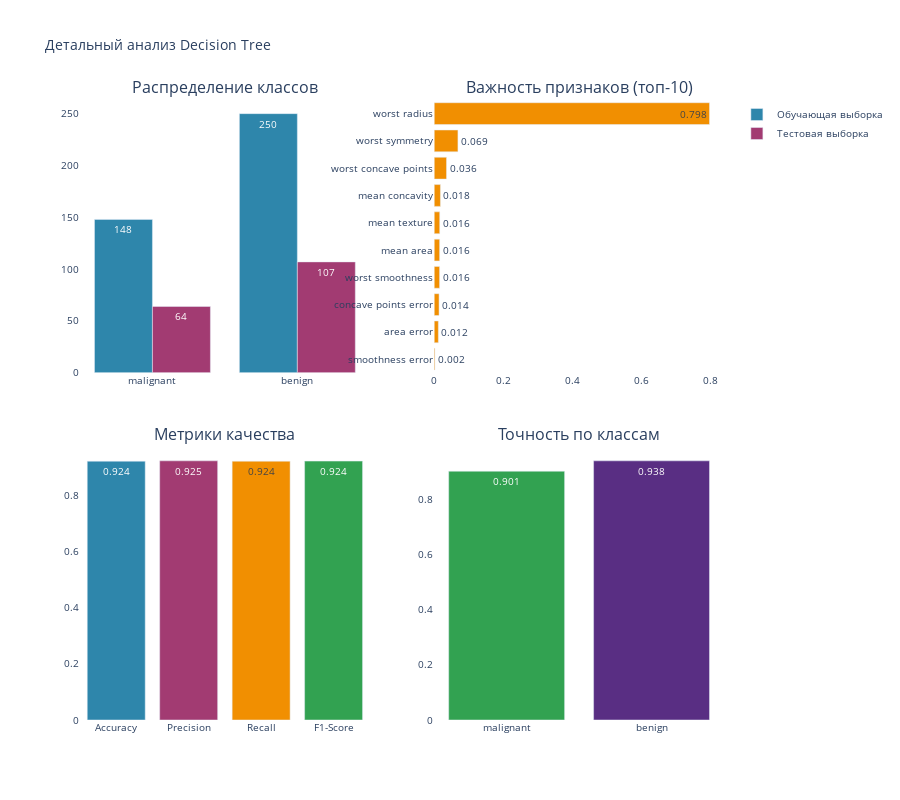

This figure's notebook cell:
### Code cell
# Предсказания и оценка качества
y_pred_dt = dt_classifier.predict(X_test)

accuracy_dt = accuracy_score(y_test, y_pred_dt)
precision_dt = precision_score(y_test, y_pred_dt, average='weighted')
recall_dt = recall_score(y_test, y_pred_dt, average='weighted')
f1_dt = f1_score(y_test, y_pred_dt, average='weighted')

print("=== РЕЗУЛЬТАТЫ DECISION TREE ===")
print(f"Accuracy:  {accuracy_dt:.4f}")
print(f"Precision: {precision_dt:.4f}")
print(f"Recall:    {recall_dt:.4f}")
print(f"F1-Score:  {f1_dt:.4f}")

# Анализ модели
print(f"\n=== АНАЛИЗ МОДЕЛИ ===")
print(f"Количество классов: {len(target_names)}")
print(f"Глубина обученного дерева: {dt_classifier.get_depth()}")
print(f"Количество листьев: {dt_classifier.get_n_leaves()}")

# Важность признаков
feature_importance = dt_classifier.feature_importances_
top_features = np.argsort(feature_importance)[-5:][::-1]
print(f"\nТоп-5 важных признаков:")
for i, feat_idx in enumerate(top_features):
    print(f"{i+1}. {feature_names[feat_idx]}: {feature_importance[feat_idx]:.4f}")

# Детальный отчет по классификации
print(f"\n=== ДЕТАЛЬНЫЙ ОТЧЕТ ===")
print(classification_report(y_test, y_pred_dt, target_names=target_names))

# Визуализация результатов с единой цветовой палитрой
fig_dt_results = make_subplots(
    rows=2, cols=2,
    subplot_titles=['Распределение классов', 'Важность признаков (топ-10)', 
                   'Метрики качества', 'Точность по классам'],
    specs=[[{'type': 'bar'}, {'type': 'bar'}],
           [{'type': 'bar'}, {'type': 'bar'}]],
    vertical_spacing=0.12,
    horizontal_spacing=0.1
)

# График 1: Распределение классов
train_counts = np.bincount(y_train)
test_counts = np.bincount(y_test)

fig_dt_results.add_trace(
    go.Bar(x=target_names, 
           y=train_counts,
           name='Обучающая выборка',
           marker_color=COLOR_PALETTE['primary'],
           text=train_counts,
           textposition='auto'),
    row=1, col=1
)

fig_dt_results.add_trace(
    go.Bar(x=target_names, 
           y=test_counts,
           name='Тестовая выборка',
           marker_color=COLOR_PALETTE['secondary'],
           text=test_counts,
           textposition='auto'),
    row=1, col=1
)

# График 2: Важность признаков (топ-10)
top_10_indices = np.argsort(feature_importance)[-10:]
top_10_names = [feature_names[i][:20] + '...' if len(feature_names[i]) > 20 else feature_names[i] 
                for i in top_10_indices]
top_10_importance = feature_importance[top_10_indices]

fig_dt_results.add_trace(
    go.Bar(y=top_10_names, 
           x=top_10_importance,
           orientation='h',
           marker_color=COLOR_PALETTE['accent'],
           text=[f'{val:.3f}' for val in top_10_importance],
           textposition='auto',
           showlegend=False),
    row=1, col=2
)

# График 3: Основные метрики
metrics = ['Accuracy', 'Precision', 'Recall', 'F1-Score']
values = [accuracy_dt, precision_dt, recall_dt, f1_dt]
colors = [COLOR_PALETTE['primary'], COLOR_PALETTE['secondary'], 
          COLOR_PALETTE['accent'], COLOR_PALETTE['success']]

fig_dt_results.add_trace(
    go.Bar(x=metrics, y=values,
           text=[f'{v:.3f}' for v in values],
           textposition='auto',
           marker_color=colors,
           showlegend=False),
    row=2, col=1
)

# График 4: Точность по классам
report = classification_report(y_test, y_pred_dt, target_names=target_names, output_dict=True)
class_f1_scores = [report[target_names[0]]['f1-score'], report[target_names[1]]['f1-score']]

fig_dt_results.add_trace(
    go.Bar(x=target_names, 
           y=class_f1_scores,
           marker_color=[COLOR_PALETTE['success'], COLOR_PALETTE['info']],
           text=[f'{val:.3f}' for val in class_f1_scores],
           textposition='auto',
           showlegend=False),
    row=2, col=2
)

fig_dt_results.update_layout(
    title='Детальный анализ Decision Tree',
    height=800,
    showlegend=True,
    font=dict(size=10),
    plot_bgcolor='white',
    paper_bgcolor='white'
)

fig_dt_results.show()

### Figure 1 — Plotly figure (JSON) as saved in the notebook; plotly's stock layout.template omitted (floating-point values rounded to 4 significant figures)
{"data": [{"marker": {"color": "#2E86AB"}, "name": "Обучающая выборка", "text": [148, 250], "textposition": "auto", "type": "bar", "x": ["malignant", "benign"], "xaxis": "x", "y": [148, 250], "yaxis": "y"}, {"marker": {"color": "#A23B72"}, "name": "Тестовая выборка", "text": [64, 107], "textposition": "auto", "type": "bar", "x": ["malignant", "benign"], "xaxis": "x", "y": [64, 107], "yaxis": "y"}, {"marker": {"color": "#F18F01"}, "orientation": "h", "showlegend": false, "text": ["0.002", "0.012", "0.014", "0.016", "0.016", "0.016", "0.018", "0.036", "0.069", "0.798"], "textposition": "auto", "type": "bar", "x": [0.002121, 0.01204, 0.01408, 0.01562, 0.01575, 0.01602, 0.01806, 0.03571, 0.06878, 0.7981], "xaxis": "x2", "y": ["smoothness error", "area error", "concave points error", "worst smoothness", "mean area", "mean texture", "mean concavity", "worst concave points", "worst symmetry", "worst radius"], "yaxis": "y2"}, {"marker": {"color": ["#2E86AB", "#A23B72", "#F18F01", "#32A251"]}, "showlegend": false, "text": ["0.924", "0.925", "0.924", "0.924"], "textposition": "auto", "type": "bar", "x": ["Accuracy", "Precision", "Recall", "F1-Score"], "xaxis": "x3", "y": [0.924, 0.9252, 0.924, 0.9243], "yaxis": "y3"}, {"marker": {"color": ["#32A251", "#592E83"]}, "showlegend": false, "text": ["0.901", "0.938"], "textposition": "auto", "type": "bar", "x": ["malignant", "benign"], "xaxis": "x4", "y": [0.9008, 0.9384], "yaxis": "y4"}], "layout": {"annotations": [{"font": {"size": 16}, "showarrow": false, "text": "Распределение классов", "x": 0.225, "xanchor": "center", "xref": "paper", "y": 1, "yanchor": "bottom", "yref": "paper"}, {"font": {"size": 16}, "showarrow": false, "text": "Важность признаков (топ-10)", "x": 0.775, "xanchor": "center", "xref": "paper", "y": 1, "yanchor": "bottom", "yref": "paper"}, {"font": {"size": 16}, "showarrow": false, "text": "Метрики качества", "x": 0.225, "xanchor": "center", "xref": "paper", "y": 0.44, "yanchor": "bottom", "yref": "paper"}, {"font": {"size": 16}, "showarrow": false, "text": "Точность по классам", "x": 0.775, "xanchor": "center", "xref": "paper", "y": 0.44, "yanchor": "bottom", "yref": "paper"}], "font": {"size": 10}, "height": 800, "paper_bgcolor": "white", "plot_bgcolor": "white", "showlegend": true, "title": {"text": "Детальный анализ Decision Tree"}, "xaxis": {"anchor": "y", "domain": [0, 0.45]}, "xaxis2": {"anchor": "y2", "domain": [0.55, 1]}, "xaxis3": {"anchor": "y3", "domain": [0, 0.45]}, "xaxis4": {"anchor": "y4", "domain": [0.55, 1]}, "yaxis": {"anchor": "x", "domain": [0.56, 1]}, "yaxis2": {"anchor": "x2", "domain": [0.56, 1]}, "yaxis3": {"anchor": "x3", "domain": [0, 0.44]}, "yaxis4": {"anchor": "x4", "domain": [0, 0.44]}}}
